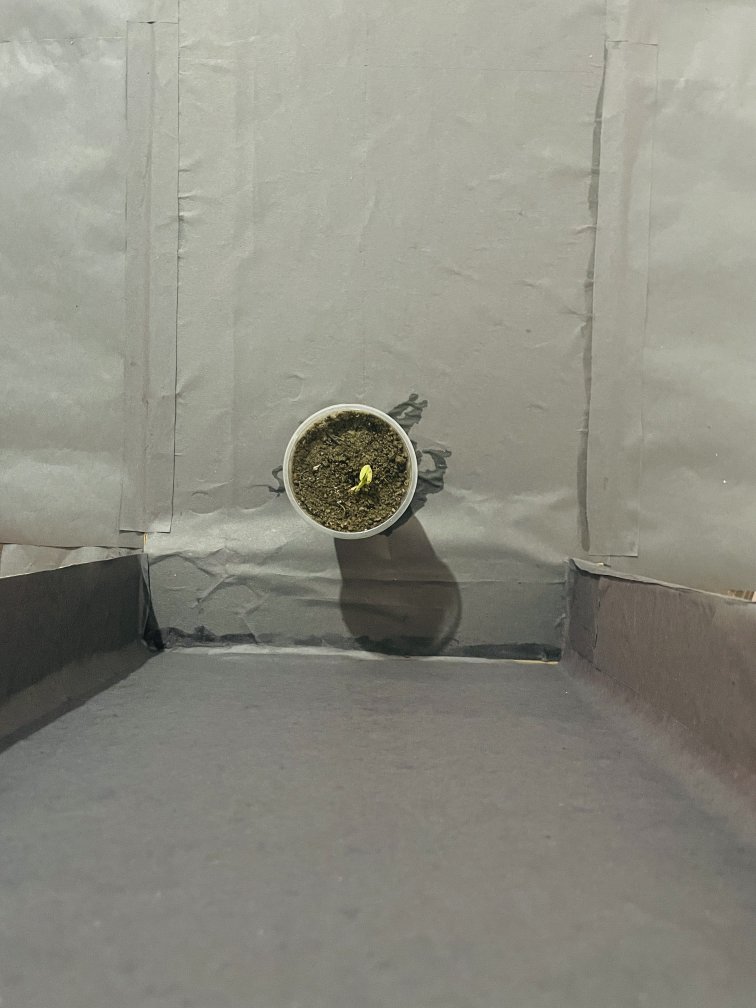
#> input picture img/Day-1/07.00am/B/NF2-1.1.JPG, 3024 x 4032 px, found by its file name (shown at 1/4 size); its folder holds only this picture in this run
$ python leaf_counting.py
#> lines starting #> are read from the running program, lines starting #| are printed output that depends on the picture; after the words box and inside, x2 and y2 are one past the last pixel; in counts of white or black regions, pixels touching at a corner belong together
import cv2
import numpy as np
import matplotlib.pyplot as plt

def count_leaves(image_path, min_contour_area=50):#function for count leaves
    # Load image
#> called with image_path = 'img/Day-1/07.00am/B/NF2-1.1.jpg', min_contour_area = 10
    image = cv2.imread(image_path)
#> image is the input picture: shape (4032, 3024, 3); mean B, G, R 130.8, 141.2, 141.8

    if image is None:
        print(f"Error: Could not load image from path: {image_path}")
        return None  # Exit if image is not loaded correctly

    # Resize the image to a fixed size for consistency
    image = cv2.resize(image, (600, 600))
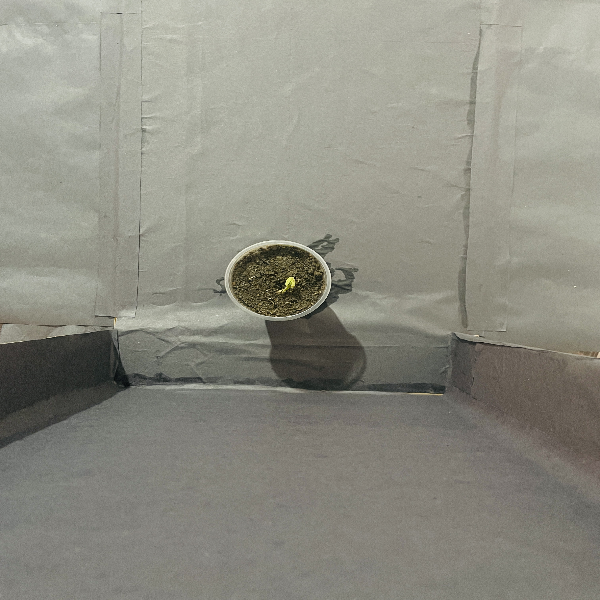
#> image: shape (600, 600, 3); mean B, G, R 130.6, 141.1, 141.7

    # Convert to HSV color space
    hsv = cv2.cvtColor(image, cv2.COLOR_BGR2HSV)
#> hsv: shape (600, 600, 3); mean H, S, V 29.8, 22.4, 142.5

    # Define green color range
    lower_green = np.array([35, 50, 50])
    upper_green = np.array([85, 255, 255])

    # Create mask for green areas
    mask = cv2.inRange(hsv, lower_green, upper_green)
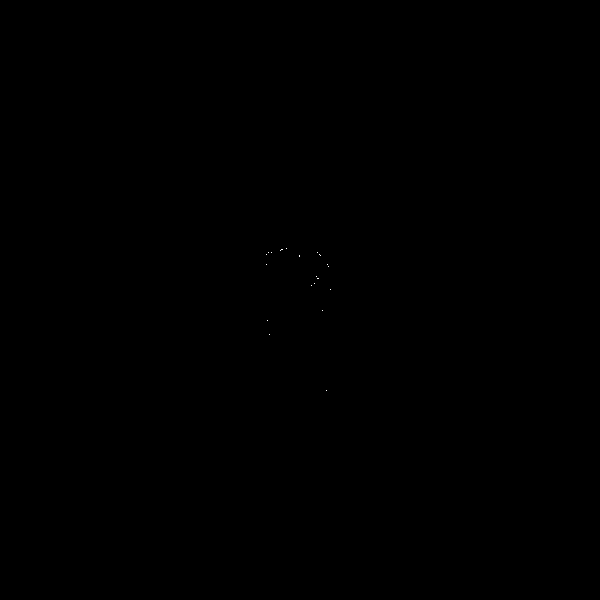
#> mask: shape (600, 600); 0.01% white in thin lines or dots, all inside (x1, y1, x2, y2) = (266, 248, 331, 391)

    # Define a kernel for erosion and apply it
    kernel = np.ones((3, 3), np.uint8)
    eroded_mask = cv2.erode(mask, kernel, iterations=3)
#> eroded_mask: shape (600, 600); every value is 0

    # Apply morphological operations
    eroded_mask = cv2.morphologyEx(eroded_mask, cv2.MORPH_CLOSE, kernel)
    eroded_mask = cv2.morphologyEx(eroded_mask, cv2.MORPH_OPEN, kernel)

    # Find contours in the mask
    contours, _ = cv2.findContours(eroded_mask, cv2.RETR_EXTERNAL, cv2.CHAIN_APPROX_SIMPLE)
#> contours = []

    # Filter contours based on minimum area
    valid_contours = [cnt for cnt in contours if cv2.contourArea(cnt) > min_contour_area]
#> valid_contours = []

    leaf_count = len(valid_contours)
#> leaf_count = 0

    return leaf_count  # Return the leaf count

# **Step 2: Store the Leaf Counts for Graph**
days = []
leaf_counts = []

# Loop through images for 10 days
for i in range(1, 11):
    image_path_am = f'img/Day-{i}/07.00am/B/NF2-{i}.1.jpg'
    leaf_count_am = count_leaves(image_path_am, min_contour_area=10)
#> leaf_count_am = 0

    image_path_pm = f'img/Day-{i}/07.00pm/B/NF2-{i}.3.jpg'
    leaf_count_pm = count_leaves(image_path_pm, min_contour_area=10)

    # Take the average leaf count of AM & PM if both exist
    if leaf_count_am is not None and leaf_count_pm is not None:
        leaf_count = (leaf_count_am + leaf_count_pm) / 2
    elif leaf_count_am is not None:
        leaf_count = leaf_count_am
#> leaf_count = 0
    elif leaf_count_pm is not None:
        leaf_count = leaf_count_pm
    else:
        leaf_count = None  # No data available for this day

    if leaf_count is not None:
        days.append(i)
        leaf_counts.append(leaf_count)
        print(f"Day {i}: Average Leaf Count = {leaf_count}")
#| Day 1: Average Leaf Count = 0

#Plot the Graph
plt.figure(figsize=(8, 5))
plt.plot(days, leaf_counts, marker='o', linestyle='-', color='g', label='Leaf Count')

plt.xlabel("Day")
plt.ylabel("Leaf Count")
plt.title("Leaf Growth Over Time")
plt.legend()
plt.grid(True)

# Save or display the graph
plt.savefig("leaf_growth_graph.png")  # Saves the graph as an image
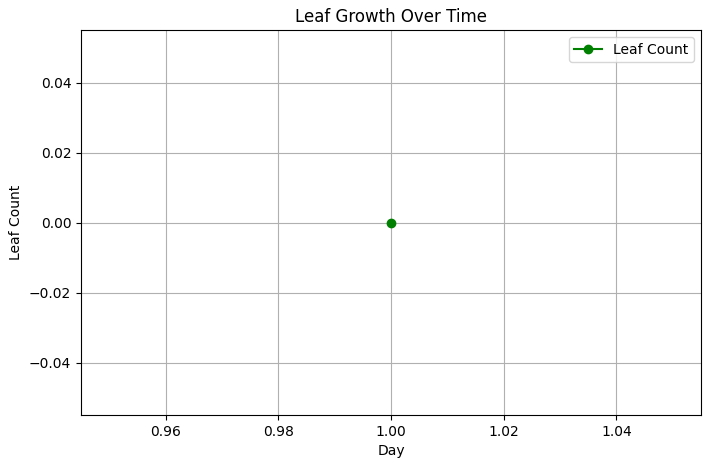
#> figure drawn by matplotlib, 1 panel
plt.show()
